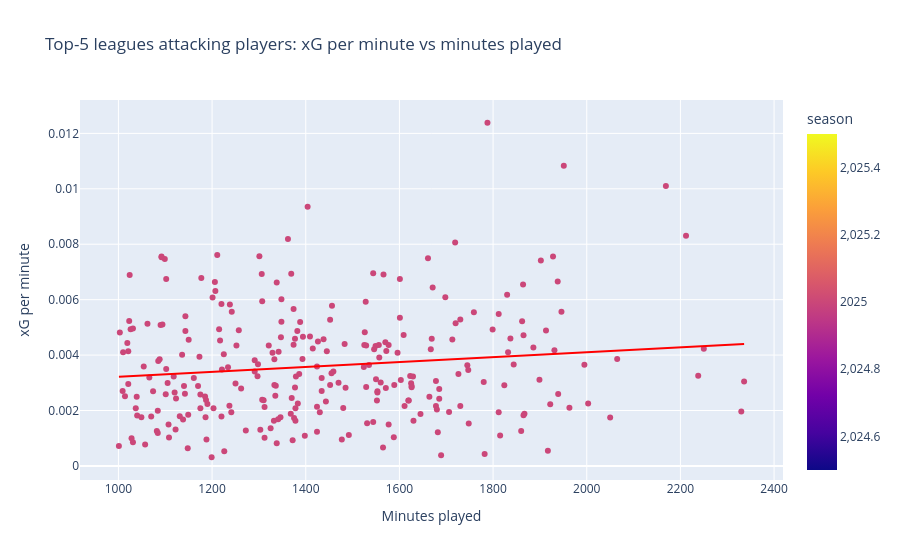

Notebook cell for this chart:
### Code cell
# Plotly scatter: xG per minute vs minutes played for attacking players

fig_xg = px.scatter(
    attacking,
    x="time",
    y="xG_per_min",
    color="season",
    hover_name="player_name",
    hover_data={
        "team_title": True,
        "league": True,
        "time": True,
        "xG": True,
        "xG_per_min": ':.4f',
    },
    trendline="ols",
    trendline_color_override="red",
    title="Top-5 leagues attacking players: xG per minute vs minutes played",
    labels={
        "time": "Minutes played",
        "xG_per_min": "xG per minute",
    },
)

fig_xg.show()

### Figure 1 — Plotly figure (JSON) as saved in the notebook; plotly's stock layout.template omitted (floating-point values rounded to 4 significant figures; data arrays with more than 128 entries replaced by an {"elided": "..."} marker saying what was removed)
{"data": [{"customdata": {"elided": "268x3 mixed values"}, "hovertemplate": "<b>%{hovertext}</b><br><br>Minutes played=%{x}<br>xG per minute=%{y:.4f}<br>team_title=%{customdata[0]}<br>league=%{customdata[1]}<br>xG=%{customdata[2]}<br>season=%{marker.color}<extra></extra>", "hovertext": {"elided": "268 str values"}, "legendgroup": "", "marker": {"color": {"elided": "268 int values"}, "coloraxis": "coloraxis", "symbol": "circle"}, "mode": "markers", "name": "", "orientation": "v", "showlegend": false, "type": "scatter", "x": {"elided": "268 int values"}, "xaxis": "x", "y": {"elided": "268 float values"}, "yaxis": "y"}, {"hovertemplate": "<b>OLS trendline</b><br>xG_per_min = 8.85602e-07 * time + 0.00233422<br>R<sup>2</sup>=0.017040<br><br>Minutes played=%{x}<br>xG per minute=%{y:.4f} <b>(trend)</b><extra></extra>", "legendgroup": "", "line": {"color": "red"}, "marker": {"symbol": "circle"}, "mode": "lines", "name": "", "showlegend": false, "type": "scatter", "x": {"elided": "268 int values"}, "xaxis": "x", "y": {"elided": "268 float values"}, "yaxis": "y"}], "layout": {"coloraxis": {"colorbar": {"title": {"text": "season"}}, "colorscale": [[0, "#0d0887"], [0.1111, "#46039f"], [0.2222, "#7201a8"], [0.3333, "#9c179e"], [0.4444, "#bd3786"], [0.5556, "#d8576b"], [0.6667, "#ed7953"], [0.7778, "#fb9f3a"], [0.8889, "#fdca26"], [1, "#f0f921"]]}, "legend": {"tracegroupgap": 0}, "title": {"text": "Top-5 leagues attacking players: xG per minute vs minutes played"}, "xaxis": {"anchor": "y", "domain": [0, 1], "title": {"text": "Minutes played"}}, "yaxis": {"anchor": "x", "domain": [0, 1], "title": {"text": "xG per minute"}}}}
